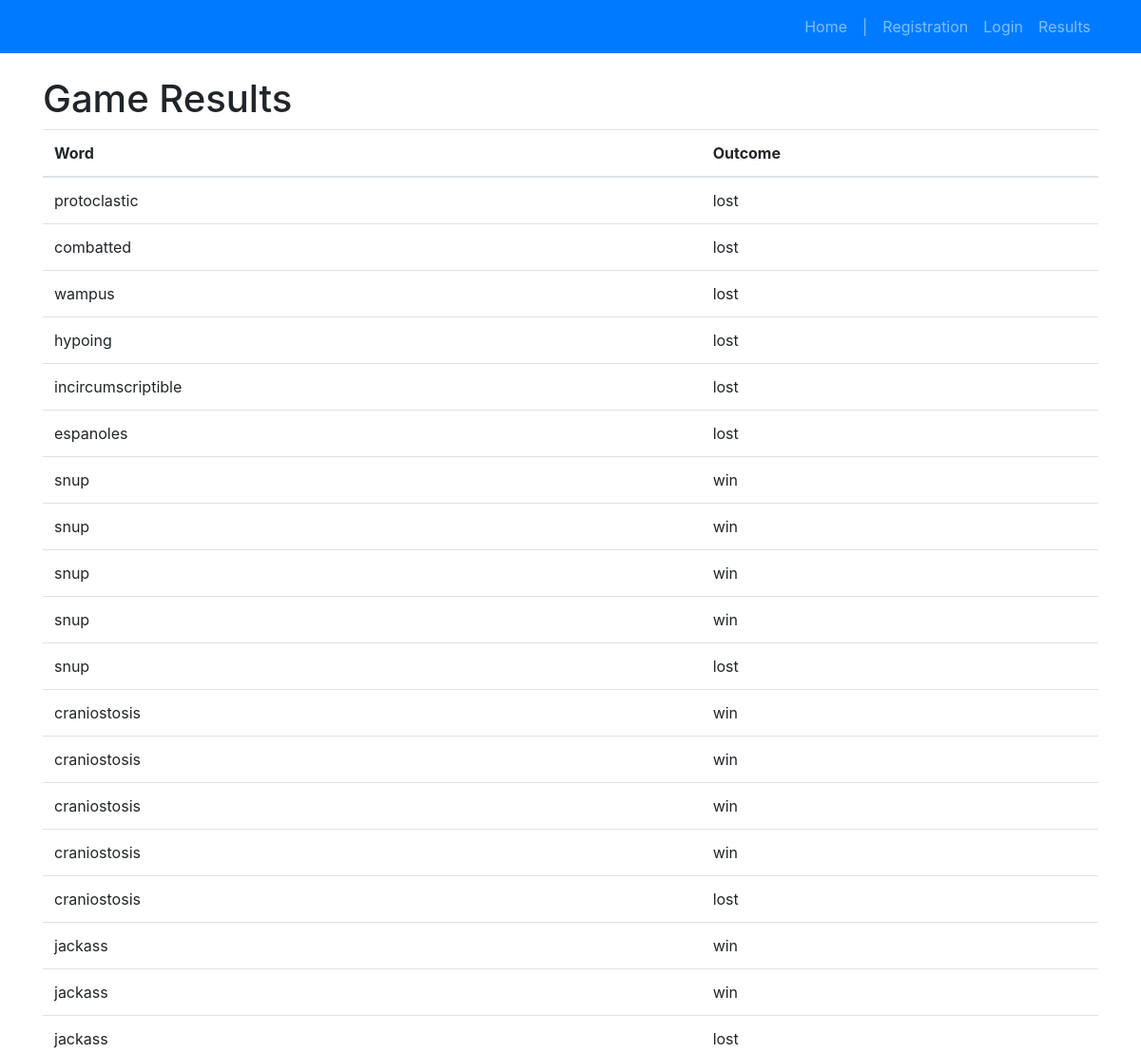
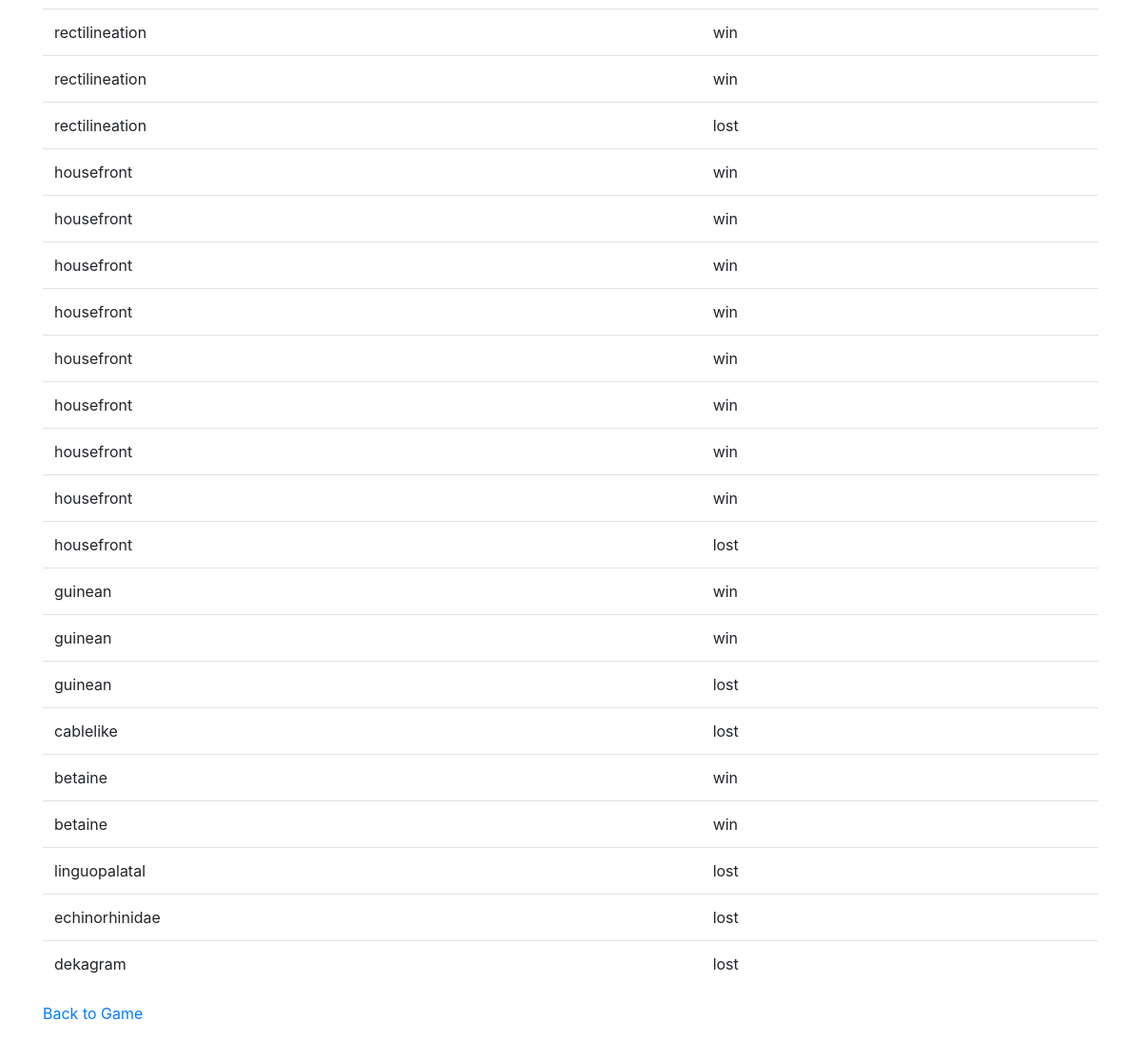
The app's page /results with its own data (2 pictures, top to bottom).
### app/models/game_result.py (models this page shows)
class GameResult(db.Model):
    __tablename__ = "GameResult"
    id = db.Column(db.Integer, primary_key=True)
    word = db.Column(db.String(100), nullable=False)
    outcome = db.Column(db.String(10), nullable=False)
    total_wins = db.Column(db.Integer, default=0)
    total_losses = db.Column(db.Integer, default=0)
    player_id = db.Column(db.Integer, db.ForeignKey('Player.id'))
    player = relationship("Player", back_populates="game_results")

### app/routes/results.py (the view)
@app.route('/results', methods=['GET'])
def results():
    results = GameResult.query.all()
    return render_template('results.html', results=results)

### app/templates/results.html
{% extends "base.html" %}
{% block content %}
    <div class="content-section">
        <h1>Game Results</h1>
        <table class="table">
            <thead>
                <tr>
                    <th>Word</th>
                    <th>Outcome</th>
                </tr>
            </thead>
            <tbody>
                {% for result in results %}
                    <tr>
                        <td>{{ result.word }}</td>
                        <td>{{ result.outcome }}</td>
                    </tr>
                {% endfor %}
            </tbody>
        </table>
        <p><a href="{{ url_for('game') }}">Back to Game</a></p>
    </div>
{% endblock %}

### app/templates/base.html (shortened to what this page needs)
<!DOCTYPE html>
<html lang="en">
<head>
    <link rel="stylesheet" href="https://stackpath.bootstrapcdn.com/bootstrap/4.1.3/css/bootstrap.min.css"
>
</head>
<body>
<nav class="navbar navbar-expand-lg navbar-dark bg-primary static-top">
    <div class="container">
        <div class="collapse navbar-collapse" id="navbarResponsive">
            <ul class="navbar-nav ml-auto">
                <li class="nav-item">
                    <a class="nav-link" href="/">Home</a>
                </li>
                <li class="nav-item">
                    <a class="nav-link" >|</a>
                </li>
                {% if current_user.is_authenticated %}
                    <a class="nav-link" href="/game">Game</a>
                </li>
                {% else %}
                <li class="nav-item">
                    <a class="nav-link" href="/registration">Registration</a>
                </li>
                <li class="nav-item">
                    <a class="nav-link" href="/login">Login</a>
                </li>
                <li class="nav-item">
                    <a class="nav-link" href="/results">Results</a>
                </li>
                {% endif %}
            </ul>
        </div>
    </div>
</nav>
<div class="container">
    <br>
    {% block content %}
    {% endblock %}
</div>
</body>
</html>

### records on screen
GameResult: word "protoclastic", outcome "lost"
GameResult: word "combatted", outcome "lost"
GameResult: word "wampus", outcome "lost"
GameResult: word "hypoing", outcome "lost"
GameResult: word "incircumscriptible", outcome "lost"
GameResult: word "espanoles", outcome "lost"
GameResult: word "snup", outcome "win"
GameResult: word "snup", outcome "win"
GameResult: word "snup", outcome "win"
GameResult: word "snup", outcome "win"
GameResult: word "snup", outcome "lost"
GameResult: word "craniostosis", outcome "win"
GameResult: word "craniostosis", outcome "win"
GameResult: word "craniostosis", outcome "win"
GameResult: word "craniostosis", outcome "win"
GameResult: word "craniostosis", outcome "lost"
GameResult: word "jackass", outcome "win"
GameResult: word "jackass", outcome "win"
GameResult: word "jackass", outcome "lost"
GameResult: word "rectilineation", outcome "win"
GameResult: word "rectilineation", outcome "win"
GameResult: word "rectilineation", outcome "lost"
GameResult: word "housefront", outcome "win"
GameResult: word "housefront", outcome "win"
GameResult: word "housefront", outcome "win"
GameResult: word "housefront", outcome "win"
GameResult: word "housefront", outcome "win"
GameResult: word "housefront", outcome "win"
GameResult: word "housefront", outcome "win"
GameResult: word "housefront", outcome "win"
GameResult: word "housefront", outcome "lost"
GameResult: word "guinean", outcome "win"
GameResult: word "guinean", outcome "win"
GameResult: word "guinean", outcome "lost"
GameResult: word "cablelike", outcome "lost"
GameResult: word "betaine", outcome "win"
GameResult: word "betaine", outcome "win"
GameResult: word "linguopalatal", outcome "lost"
GameResult: word "echinorhinidae", outcome "lost"
GameResult: word "dekagram", outcome "lost"
